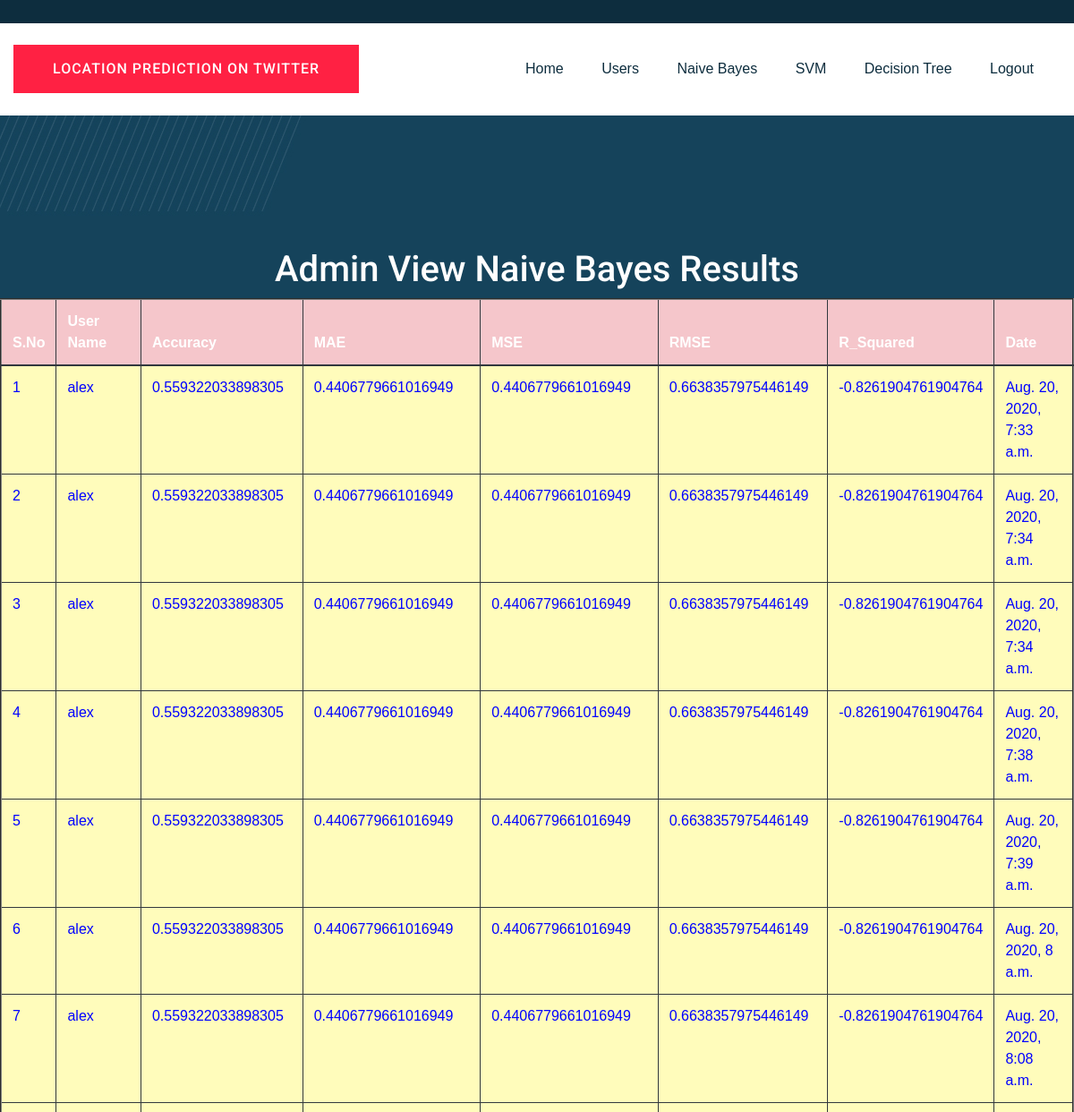
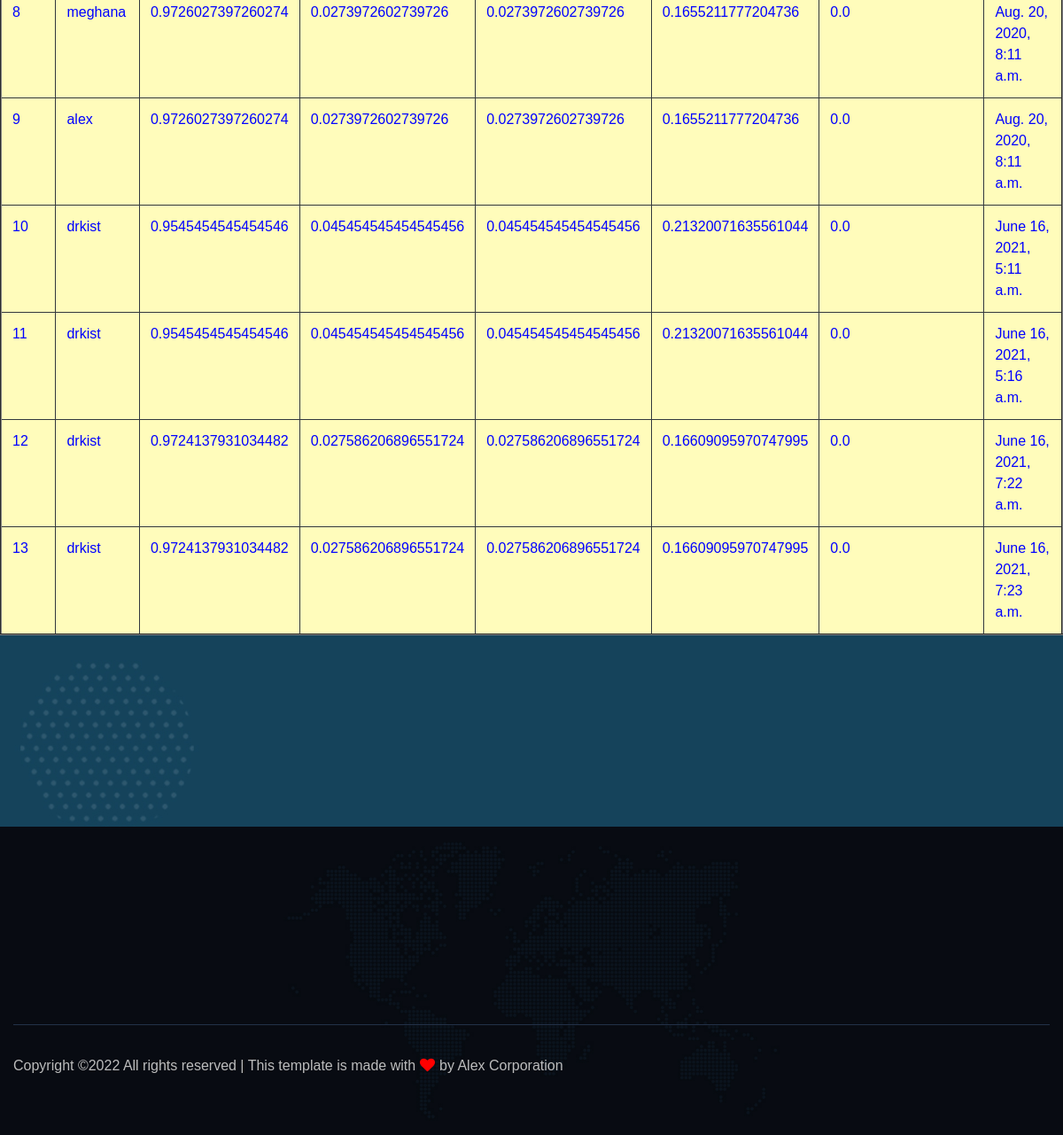
Screenshot of /AdminNaiveBayes/ with the database file from the repository (2 pictures, top to bottom).
### users/models.py (models this page shows, shortened)
class UserAlgorithmResultsModel(models.Model):
    username = models.CharField(max_length=100)
    algorithmname = models.CharField(max_length=100)
    accuracy = models.FloatField()
    mae = models.FloatField()
    mse = models.FloatField()
    rmse = models.FloatField()
    r_squared = models.FloatField()
    cdate = models.DateTimeField(auto_now_add=True)
    class Meta:
        db_table = "AlgorithmResults"

### admins/views.py (the view)
# urls.py: path("AdminNaiveBayes/", admins.AdminNaiveBayes, name="AdminNaiveBayes"),
def AdminNaiveBayes(request):
    data = UserAlgorithmResultsModel.objects.filter(algorithmname="Naive Bayes")
    return render(request,'admins/AdminNaiveBayes.html',{'data':data})

### assets/templates/admins/AdminNaiveBayes.html
{%extends 'admins/adminbase.html'%}
{%load static%}
{%block contents%}
    <div class="testimonial-area testimonial-padding" data-background="{%static 'img/gallery/section_bg04.jpg'%}">
        <div class="container ">
            <div class="row d-flex justify-content-center">
                                   <h1><font color="WHITE">Admin View Naive Bayes Results</font></h1>
                                         <table border="2px" class="table table-hover table-dark">
                    <thead>
                    <tr class="table-danger">
                        <th scope="col">S.No</th>
                        <th scope="col">User Name</th>
                        <th scope="col">Accuracy</th>
                        <th scope="col">MAE</th>
                        <th scope="col">MSE</th>
                        <th scope="col">RMSE</th>
                        <th scope="col">R_Squared</th>
                        <th scope="col">Date</th>
                    </tr>
                    </thead>
                    <tbody>
                    {% for i in data %}
                    <tr scope="row" style="color: BLUE; background-color:#FFFCBB">
                        <td>{{forloop.counter}}</td>
                        <td>{{i.username}}</td>
                        <td>{{i.accuracy}}</td>
                        <td>{{i.mae}}</td>
                        <td>{{i.mse}}</td>
                        <td>{{i.rmse}}</td>
                        <td>{{i.r_squared}}</td>
                        <td>{{i.cdate}}</td>
                    </tr>
                    {% endfor %}
                    </tbody>
                </table>
            </div>
        </div>
    </div>
{%endblock%}

### rows the page displays
UserAlgorithmResultsModel: username "alex", accuracy "0.559322033898305", mae "0.4406779661016949", mse "0.4406779661016949", rmse "0.6638357975446149", r_squared "-0.8261904761904764", cdate "Aug. 20, 2020, 7:33 a.m."
UserAlgorithmResultsModel: username "alex", accuracy "0.559322033898305", mae "0.4406779661016949", mse "0.4406779661016949", rmse "0.6638357975446149", r_squared "-0.8261904761904764", cdate "Aug. 20, 2020, 7:34 a.m."
UserAlgorithmResultsModel: username "alex", accuracy "0.559322033898305", mae "0.4406779661016949", mse "0.4406779661016949", rmse "0.6638357975446149", r_squared "-0.8261904761904764", cdate "Aug. 20, 2020, 7:34 a.m."
UserAlgorithmResultsModel: username "alex", accuracy "0.559322033898305", mae "0.4406779661016949", mse "0.4406779661016949", rmse "0.6638357975446149", r_squared "-0.8261904761904764", cdate "Aug. 20, 2020, 7:38 a.m."
UserAlgorithmResultsModel: username "alex", accuracy "0.559322033898305", mae "0.4406779661016949", mse "0.4406779661016949", rmse "0.6638357975446149", r_squared "-0.8261904761904764", cdate "Aug. 20, 2020, 7:39 a.m."
UserAlgorithmResultsModel: username "alex", accuracy "0.559322033898305", mae "0.4406779661016949", mse "0.4406779661016949", rmse "0.6638357975446149", r_squared "-0.8261904761904764", cdate "Aug. 20, 2020, 8 a.m."
UserAlgorithmResultsModel: username "alex", accuracy "0.559322033898305", mae "0.4406779661016949", mse "0.4406779661016949", rmse "0.6638357975446149", r_squared "-0.8261904761904764", cdate "Aug. 20, 2020, 8:08 a.m."
UserAlgorithmResultsModel: username "meghana", accuracy "0.9726027397260274", mae "0.0273972602739726", mse "0.0273972602739726", rmse "0.1655211777204736", r_squared "0.0", cdate "Aug. 20, 2020, 8:11 a.m."
UserAlgorithmResultsModel: username "alex", accuracy "0.9726027397260274", mae "0.0273972602739726", mse "0.0273972602739726", rmse "0.1655211777204736", r_squared "0.0", cdate "Aug. 20, 2020, 8:11 a.m."
UserAlgorithmResultsModel: username "drkist", accuracy "0.9545454545454546", mae "0.045454545454545456", mse "0.045454545454545456", rmse "0.21320071635561044", r_squared "0.0", cdate "June 16, 2021, 5:11 a.m."
UserAlgorithmResultsModel: username "drkist", accuracy "0.9545454545454546", mae "0.045454545454545456", mse "0.045454545454545456", rmse "0.21320071635561044", r_squared "0.0", cdate "June 16, 2021, 5:16 a.m."
UserAlgorithmResultsModel: username "drkist", accuracy "0.9724137931034482", mae "0.027586206896551724", mse "0.027586206896551724", rmse "0.16609095970747995", r_squared "0.0", cdate "June 16, 2021, 7:22 a.m."
UserAlgorithmResultsModel: username "drkist", accuracy "0.9724137931034482", mae "0.027586206896551724", mse "0.027586206896551724", rmse "0.16609095970747995", r_squared "0.0", cdate "June 16, 2021, 7:23 a.m."
